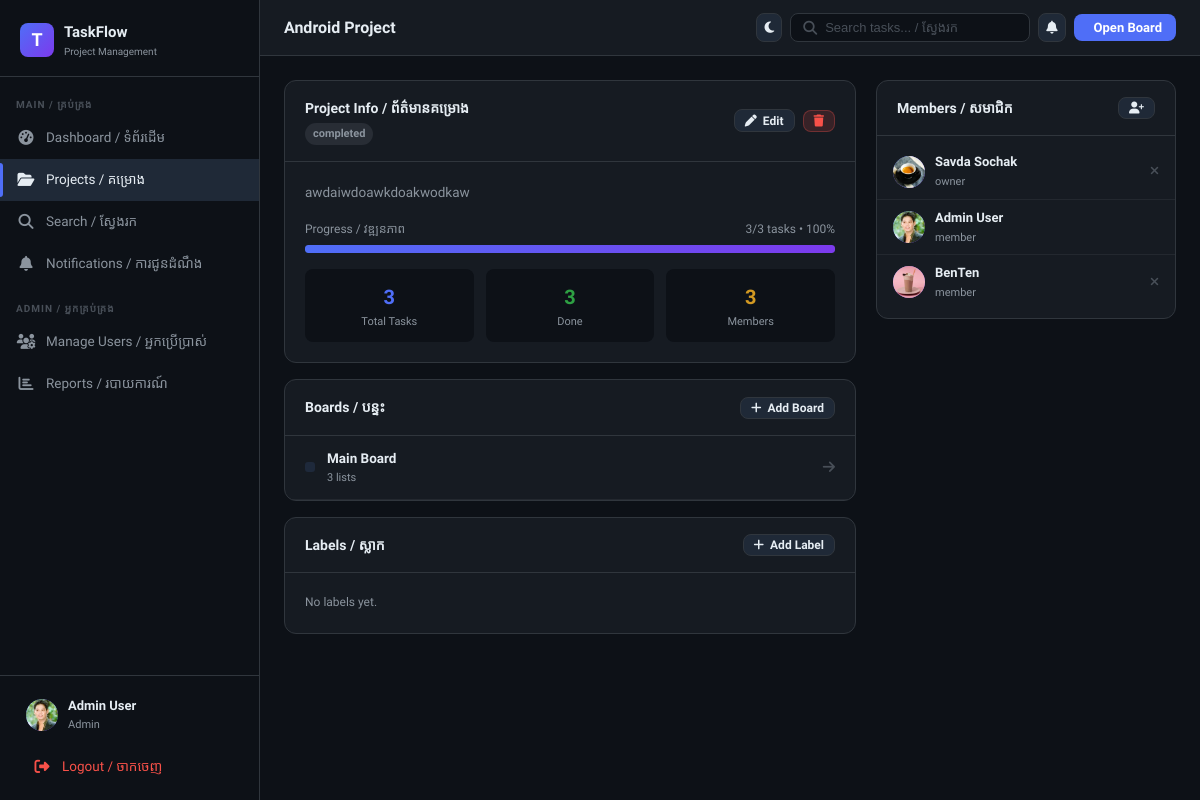
The page /projects/4/ (signed in) on the database its author committed.
### core/models.py (models this page shows, shortened)
class User(AbstractUser):
    ROLE_CHOICES = [("admin", "Admin"), ("member", "Member")]
    role = models.CharField(max_length=10, choices=ROLE_CHOICES, default="member")
    avatar = models.ImageField(upload_to="avatars/", blank=True, null=True)
    is_active = models.BooleanField(default=True)
    @property
    def is_admin(self):
        return self.role == "admin"

class Project(models.Model):
    STATUS_CHOICES = [("active", "Active"), ("archived", "Archived")]
    owner = models.ForeignKey(
        User, on_delete=models.CASCADE, related_name="owned_projects"
    )
    name = models.CharField(max_length=150)
    description = models.TextField(blank=True)
    status = models.CharField(
        max_length=20,
        choices=[("active", "Active"), ("completed", "Completed")],
        default="active",
    )
    created_at = models.DateTimeField(auto_now_add=True)
    updated_at = models.DateTimeField(auto_now=True)
    @property
    def total_cards(self):
        return Card.objects.filter(list__board__project=self).count()
    @property
    def done_cards(self):
        return Card.objects.filter(list__board__project=self, status="done").count()
    @property
    def progress(self):
        total = self.total_cards
        return int((self.done_cards / total) * 100) if total > 0 else 0

class Board(models.Model):
    project = models.ForeignKey(
        Project, on_delete=models.CASCADE, related_name="boards"
    )
    name = models.CharField(max_length=100)
    background = models.CharField(max_length=50, blank=True, default="#1e293b")
    position = models.IntegerField(default=0)
    created_at = models.DateTimeField(auto_now_add=True)
    class Meta:
        ordering = ["position"]

class ProjectMember(models.Model):
    ROLE_CHOICES = [("owner", "Owner"), ("admin", "Admin"), ("member", "Member")]
    project = models.ForeignKey(
        Project, on_delete=models.CASCADE, related_name="members"
    )
    user = models.ForeignKey(
        User, on_delete=models.CASCADE, related_name="project_memberships"
    )
    role = models.CharField(max_length=10, choices=ROLE_CHOICES, default="member")
    joined_at = models.DateTimeField(auto_now_add=True)
    class Meta:
        unique_together = ("project", "user")

### core/views.py (the view)
# urls.py: path('projects/<int:project_id>/', views.project_detail, name='project_detail'),
@login_required
def project_detail(request, project_id):
    project = get_object_or_404(Project, id=project_id)
    if not can_access_project(request.user, project):
        messages.error(request, "Access denied")
        return redirect("projects")
    members = ProjectMember.objects.filter(project=project).select_related("user")
    boards = project.boards.all()
    member_user_ids = members.values_list("user_id", flat=True)
    all_users = User.objects.filter(is_active=True).exclude(id__in=member_user_ids)
    can_lead = is_project_leader(request.user, project)
    context = {
        "project": project,
        "members": members,
        "boards": boards,
        "all_users": all_users,
        "can_lead": can_lead,
        "unread_count": request.user.notifications.filter(is_read=False).count(),
    }
    return render(request, "projects/detail.html", context)

### core/views.py (called while the page is built)
def is_project_leader(user, project):
    if not user.is_authenticated:
        return False
    return (
        user.is_admin
        or project.owner_id == user.id
        or ProjectMember.objects.filter(project=project, user=user, role="owner").exists()
    )

def can_access_project(user, project):
    if not user.is_authenticated:
        return False
    return (
        user.is_admin
        or project.owner_id == user.id
        or ProjectMember.objects.filter(project=project, user=user).exists()
    )

### templates/projects/detail.html (shortened to what this page needs)
{% extends 'base.html' %}
{% block page_title %}{{ project.name }}{% endblock %}
{% block topbar_extra %}
{% with board=project.boards.first %}
{% if board %}
<a href="{% url 'board' project.id board.id %}" class="btn btn-primary">
   Open Board
</a>
{% endif %}
{% endwith %}
{% endblock %}
{% block content %}
<div style="display:grid;grid-template-columns:1fr 300px;gap:20px;align-items:start">
  <div>
    <div class="card mb-16">
      <div class="card-header">
        <div>
          <div class="fw-700">Project Info / ព័ត៌មានគម្រោង</div>
          <span class="badge {% if project.status == 'active' %}badge-doing{% else %}badge-todo{% endif %}" style="margin-top:4px">{{ project.status }}</span>
        </div>
        {% if can_lead %}
        <div style="display:flex;gap:8px">
          <a href="{% url 'project_edit' project.id %}" class="btn btn-secondary btn-sm"><i class="fa-solid fa-pen"></i> Edit</a>
          <form method="post" action="{% url 'project_delete' project.id %}" onsubmit="return confirm('Delete this project?')">
            <button type="submit" class="btn btn-danger btn-sm"><i class="fa-solid fa-trash"></i></button>
          </form>
        </div>
        {% endif %}
      </div>
      <div class="card-body">
        <p style="color:var(--text-muted);font-size:13.5px">{{ project.description|default:"No description provided." }}</p>
        <div style="margin-top:16px">
          <div style="display:flex;justify-content:space-between;font-size:12px;color:var(--text-muted);margin-bottom:6px">
            <span>Progress / វឌ្ឍនភាព</span>
            <span>{{ project.done_cards }}/{{ project.total_cards }} tasks • {{ project.progress }}%</span>
          </div>
          <div class="progress-bar" style="height:8px">
            <div class="progress-fill" style="width:{{ project.progress }}%"></div>
          </div>
        </div>
        <div style="display:grid;grid-template-columns:1fr 1fr 1fr;gap:12px;margin-top:16px">
          <div style="background:var(--bg-dark);border-radius:8px;padding:12px;text-align:center">
            <div style="font-size:20px;font-weight:800;color:var(--accent)">{{ project.total_cards }}</div>
            <div style="font-size:11px;color:var(--text-muted)">Total Tasks</div>
          </div>
          <div style="background:var(--bg-dark);border-radius:8px;padding:12px;text-align:center">
            <div style="font-size:20px;font-weight:800;color:var(--green)">{{ project.done_cards }}</div>
            <div style="font-size:11px;color:var(--text-muted)">Done</div>
          </div>
          <div style="background:var(--bg-dark);border-radius:8px;padding:12px;text-align:center">
            <div style="font-size:20px;font-weight:800;color:var(--yellow)">{{ project.members.count }}</div>
            <div style="font-size:11px;color:var(--text-muted)">Members</div>
          </div>
        </div>
      </div>
    </div>
    <div class="card mb-16">
      <div class="card-header">
        <div class="fw-700">Boards / បន្ទះ</div>
        {% if can_lead %}
        <button class="btn btn-secondary btn-sm" onclick="showModal('boardModal')">
          <i class="fa-solid fa-plus"></i> Add Board
        </button>
        {% endif %}
      </div>
      <div class="card-body" style="padding:0">
        {% for board in boards %}
        <a href="{% url 'board' project.id board.id %}" style="display:flex;align-items:center;gap:12px;padding:12px 20px;border-bottom:1px solid rgba(48,54,61,.5);text-decoration:none;color:inherit;transition:background .15s" onmouseover="this.style.background='rgba(255,255,255,.03)'" onmouseout="this.style.background=''">
          <div style="width:10px;height:10px;border-radius:3px;background:{{ board.background }}"></div>
          <div style="flex:1">
            <div style="font-weight:600;font-size:13.5px">{{ board.name }}</div>
            <div style="font-size:11px;color:var(--text-muted)">{{ board.lists.count }} lists</div>
          </div>
          <i class="fa-solid fa-arrow-right" style="color:var(--text-faint)"></i>
        </a>
        {% empty %}
        <div style="padding:24px;text-align:center;color:var(--text-muted)">No boards yet.</div>
        {% endfor %}
      </div>
    </div>
    <div class="card">
      <div class="card-header">
        <div class="fw-700">Labels / ស្លាក</div>
        {% if can_lead %}<button class="btn btn-secondary btn-sm" onclick="showModal('labelModal')"><i class="fa-solid fa-plus"></i> Add Label</button>{% endif %}
      </div>
      <div class="card-body" style="display:flex;flex-wrap:wrap;gap:8px">
        {% for label in project.labels.all %}
        <span style="background:{{ label.color }}22;border:1px solid {{ label.color }}44;color:{{ label.color }};padding:4px 12px;border-radius:20px;font-size:12px;font-weight:600">
          <span class="label-dot" style="background:{{ label.color }}"></span>{{ label.name }}
        </span>
        {% empty %}
        <span class="text-muted text-small">No labels yet.</span>
        {% endfor %}
      </div>
    </div>
  </div>
  <div>
    <div class="card">
      <div class="card-header">
        <div class="fw-700">Members / សមាជិក</div>
        {% if can_lead %}
        <button class="btn btn-secondary btn-sm" onclick="showModal('memberModal')">
          <i class="fa-solid fa-user-plus"></i>
        </button>
        {% endif %}
      </div>
      <div class="card-body" style="padding:8px 0">
        {% for m in members %}
        <div style="display:flex;align-items:center;gap:10px;padding:8px 16px;{% if not forloop.last %}border-bottom:1px solid rgba(48,54,61,.5){% endif %}">
          <div class="user-avatar" style="width:32px;height:32px;font-size:12px">
            {% if m.user.avatar %}<img src="{{ m.user.avatar.url }}" alt="">
            {% else %}{{ m.user.username|first|upper }}{% endif %}
          </div>
          <div style="flex:1">
            <div style="font-size:13px;font-weight:600">{{ m.user.get_full_name|default:m.user.username }}</div>
            <div style="font-size:11px;color:var(--text-muted)">{{ m.role }}</div>
          </div>
          {% if can_lead and m.user != request.user %}
          <a href="{% url 'project_remove_member' project.id m.user.id %}" style="color:var(--text-faint);font-size:12px" onclick="return confirm('Remove this member?')"><i class="fa-solid fa-xmark"></i></a>
          {% endif %}
        </div>
        {% endfor %}
      </div>
    </div>
  </div>
</div>
{% endblock %}

### templates/base.html (shortened to what this page needs)
{% load static %}
<!doctype html>
<html lang="km-en">
  <head>
    <link rel="stylesheet" href="{% static 'css/main.css' %}" />
    <link
      rel="stylesheet"
      href="https://cdnjs.cloudflare.com/ajax/libs/font-awesome/6.5.0/css/all.min.css"
    />
  </head>
  <body>
    <aside class="sidebar" id="sidebar">
      <div class="sidebar-logo">
        <div class="logo-icon">T</div>
        <div>
          <div class="logo-text">TaskFlow</div>
          <div class="logo-sub">Project Management</div>
        </div>
      </div>
      <nav class="sidebar-nav">
        <div class="nav-section">Main / គ្រប់គ្រង</div>
        <a
          href="{% url 'dashboard' %}"
          class="nav-link {% if request.resolver_match.url_name == 'dashboard' %}active{% endif %}"
        >
          <span class="nav-icon"><i class="fa-solid fa-gauge-high"></i></span>
          Dashboard / ទំព័រដើម
        </a>
        <a
          href="{% url 'projects' %}"
          class="nav-link {% if 'project' in request.resolver_match.url_name %}active{% endif %}"
        >
          <span class="nav-icon"><i class="fa-solid fa-folder-open"></i></span>
          Projects / គម្រោង
        </a>
        <a
          href="{% url 'search' %}"
          class="nav-link {% if request.resolver_match.url_name == 'search' %}active{% endif %}"
        >
          <span class="nav-icon"
            ><i class="fa-solid fa-magnifying-glass"></i
          ></span>
          Search / ស្វែងរក
        </a>
        <a
          href="{% url 'notifications' %}"
          class="nav-link {% if request.resolver_match.url_name == 'notifications' %}active{% endif %}"
        >
          <span class="nav-icon"><i class="fa-solid fa-bell"></i></span>
          Notifications / ការជូនដំណឹង
        </a>
        {% if user.is_admin %}
        <div class="nav-section" style="margin-top: 8px">
          Admin / អ្នកគ្រប់គ្រង
        </div>
        <a
          href="{% url 'admin_users' %}"
          class="nav-link {% if request.resolver_match.url_name == 'admin_users' %}active{% endif %}"
        >
          <span class="nav-icon"><i class="fa-solid fa-users-gear"></i></span>
          Manage Users / អ្នកប្រើប្រាស់
        </a>
        <a
          href="{% url 'admin_reports' %}"
          class="nav-link {% if request.resolver_match.url_name == 'admin_reports' %}active{% endif %}"
        >
          <span class="nav-icon"><i class="fa-solid fa-chart-bar"></i></span>
          Reports / របាយការណ៍
        </a>
        {% endif %}
      </nav>
      <div class="sidebar-footer">
        <a href="{% url 'profile' %}" class="user-card">
          <div class="user-avatar">
            {% if user.avatar %}<img src="{{ user.avatar.url }}" alt="" />
            {% else %}{{ user.username|first|upper }}{% endif %}
          </div>
          <div class="user-info">
            <div class="user-name">
              {{ user.get_full_name|default:user.username }}
            </div>
            <div class="user-role">{{ user.role }}</div>
          </div>
        </a>
        <a
          href="{% url 'logout' %}"
          class="nav-link"
          style="margin-top: 4px; color: var(--red)"
        >
          <span class="nav-icon"
            ><i class="fa-solid fa-right-from-bracket"></i
          ></span>
          Logout / ចាកចេញ
        </a>
      </div>
    </aside>
    <div class="main-content">
      <div class="topbar">
        <div class="topbar-title">{% block page_title %}{% endblock %}</div>
        <div class="topbar-actions">
          <button
            id="themeToggle"
            class="btn btn-icon btn-secondary"
            type="button"
          >
            <i class="fa-solid fa-moon" id="themeIcon"></i>
          </button>
          <form action="{% url 'search' %}" method="get" class="search-bar">
            <i
              class="fa-solid fa-magnifying-glass"
              style="color: var(--text-faint)"
            ></i>
            <input
              type="text"
              name="q"
              placeholder="Search tasks... / ស្វែងរក"
              value="{{ request.GET.q }}"
            />
          </form>
          <a
            href="{% url 'notifications' %}"
            class="btn btn-icon btn-secondary"
            style="position: relative"
          >
            <i class="fa-solid fa-bell"></i>
          </a>
          {% block topbar_extra %}{% endblock %}
        </div>
      </div>
      <div class="page-content">
         {% block content %}{% endblock %}
      </div>
    </div>
  </body>
</html>

### rows shown on the page
User: avatar (picture), get_full_name "Admin User", role "Admin"
Project: name "Android Project", status "completed", description "awdaiwdoawkdoakwodkaw", done_cards "3", total_cards "3", progress "100", members.count "3"
Board: name "Main Board", lists.count "3"
ProjectMember: user.avatar (picture), user.get_full_name "Savda Sochak", role "owner"
ProjectMember: user.avatar (picture), user.get_full_name "Admin User", role "member"
ProjectMember: user.avatar (picture), user.get_full_name "BenTen", role "member"
